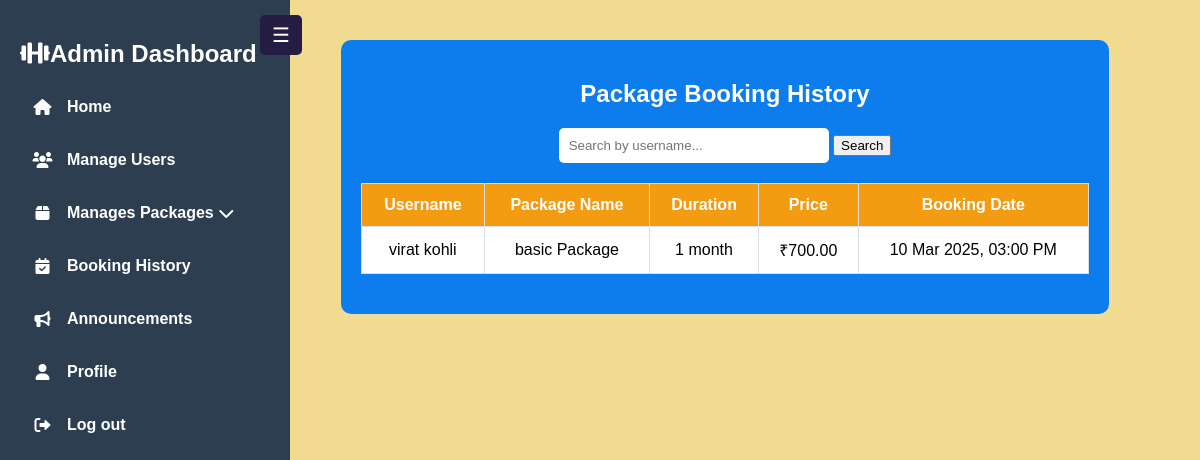
The app's page /admin/booking-history.php (signed in) with its own data.
### tables this page shows
CREATE TABLE IF NOT EXISTS `user_packages` (
  `id` int NOT NULL AUTO_INCREMENT,
  `user_id` int NOT NULL,
  `package_id` int NOT NULL,
  `updated_at` timestamp NULL DEFAULT CURRENT_TIMESTAMP ON UPDATE CURRENT_TIMESTAMP,
  PRIMARY KEY (`id`),
  UNIQUE KEY `unique_user_package` (`user_id`),
  KEY `package_id` (`package_id`)
);

CREATE TABLE IF NOT EXISTS `userinfo` (
  `id` int NOT NULL AUTO_INCREMENT,
  `username` varchar(45) DEFAULT NULL,
  `dob` date NOT NULL,
  `mobile` varchar(45) NOT NULL,
  `email` varchar(45) NOT NULL,
  `password` varchar(255) NOT NULL,
  `create_date` timestamp NOT NULL DEFAULT CURRENT_TIMESTAMP,
  `updated_at` timestamp NULL DEFAULT CURRENT_TIMESTAMP ON UPDATE CURRENT_TIMESTAMP,
  PRIMARY KEY (`id`)
);

CREATE TABLE IF NOT EXISTS `packages` (
  `package_id` int NOT NULL AUTO_INCREMENT,
  `package_name` varchar(255) NOT NULL,
  `description` text NOT NULL,
  `price` decimal(10,2) NOT NULL,
  `updated_at` timestamp NULL DEFAULT CURRENT_TIMESTAMP ON UPDATE CURRENT_TIMESTAMP,
  `user_id` int DEFAULT NULL,
  `created_at` timestamp NULL DEFAULT CURRENT_TIMESTAMP ON UPDATE CURRENT_TIMESTAMP,
  `duration` varchar(50) NOT NULL,
  `font_style` varchar(100) DEFAULT NULL,
  `font_size` varchar(10) DEFAULT NULL,
  PRIMARY KEY (`package_id`)
);

### admin/booking-history.php (the view, shortened to what this page needs)
<?php
include "config.php";
$searchQuery = "";
$limit = 10;
$page = isset($_GET['page']) ? (int)$_GET['page'] : 1;
$offset = ($page - 1) * $limit;
$sql = "SELECT u.username, p.package_name,p.duration, p.price, up.updated_at
        FROM user_packages up
        JOIN userinfo u ON up.user_id = u.id
        JOIN packages p ON up.package_id = p.package_id
        WHERE u.username LIKE ?
        ORDER BY up.updated_at DESC
        LIMIT ?, ?";
$stmt = $conn->prepare($sql);
$searchTerm = "%$searchQuery%";
$stmt->bind_param("sii", $searchTerm, $offset, $limit);
$stmt->execute();
$result = $stmt->get_result();
?>
<!DOCTYPE html>
<html lang="en">
<head>
    <link rel="stylesheet" href="css/styless.css">
</head>
<body>
<?php include "sidebar.php"; ?>
<div class="main-content">
    <div class="container">
        <h2>Package Booking History</h2>
        <form method="GET" class="search-bar">
            <input type="text" name="search" placeholder="Search by username..." value="<?= htmlspecialchars($searchQuery) ?>">
            <button type="submit">Search</button>
        </form>
        <table>
            <thead>
                <tr>
                    <th>Username</th>
                    <th>Package Name</th>
                    <th>Duration</th>
                    <th>Price</th>
                    <th>Booking Date</th>
                </tr>
            </thead>
            <tbody>
                <?php if ($result->num_rows > 0): ?>
                    <?php while ($row = $result->fetch_assoc()): ?>
                        <tr>
                            <td><?= htmlspecialchars($row["username"]); ?></td>
                            <td><?= htmlspecialchars($row["package_name"]); ?></td>
                            <td><?= htmlspecialchars($row["duration"]); ?></td>
                            <td>₹<?= number_format($row["price"], 2); ?></td>
                            <td><?= date("d M Y, h:i A", strtotime($row["updated_at"])); ?></td>
                        </tr>
                    <?php endwhile; ?>
                <?php else: ?>
                    <tr>
                        <td colspan="4">No booking history found.</td>
                    </tr>
                <?php endif; ?>
            </tbody>
        </table>
    </div>
</div>
</body>
</html>

### admin/css/styless.css (style rules this page uses)
body { display: flex; margin: 0; font-family: Arial, sans-serif; }
.main-content { margin-left: 250px; padding: 20px; width: calc(100% - 250px); transition: margin-left 0.3s ease-in-out; }
.main-content { justify-content: center; }

### admin/booking-history.php (style rules this page uses)
body { background-color:rgb(240, 219, 144); color: white; font-family: Arial, sans-serif; }
.container { width: 80%; margin: 20px auto; text-align: center; background:rgb(13, 125, 237); padding: 20px; border-radius: 10px; box-shadow: 0 4px 8px rgba(255, 255, 255, 0.1); }
table { width: 100%; border-collapse: collapse; margin-top: 20px; background: white; color: black; }
th, td { border: 1px solid #ddd; padding: 12px; text-align: center; }
th { background: #f39c12; color: white; }
.search-bar { margin-bottom: 20px; }
.search-bar input { padding: 10px; width: 250px; border-radius: 5px; border: none; }

### admin/sidebar.php (style rules this page uses)
body { display: flex; margin: 0; font-family: Arial, sans-serif; }

### records on screen
user_packages: user.username "virat kohli", package.package_name "basic Package", package.duration "1 month", package.price "700.00", updated_at "10 Mar 2025, 03:00 PM"
